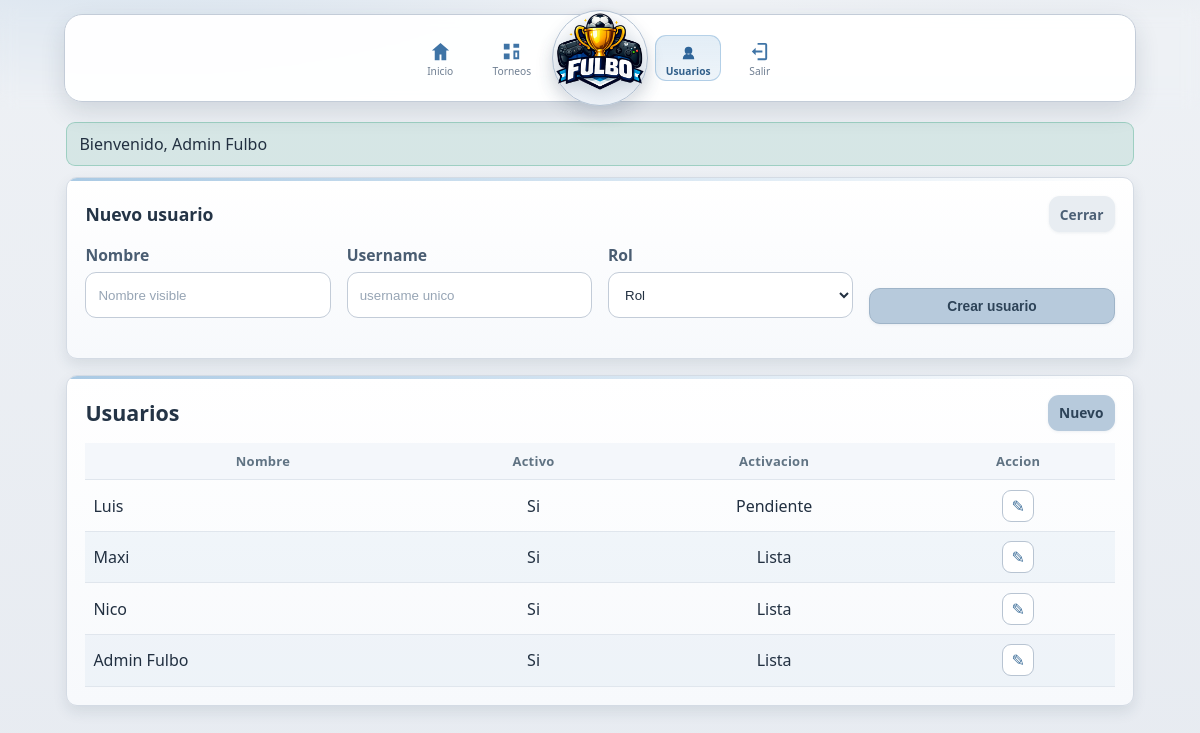
The app's page /admin/usuarios?form=1 (signed in) with its own data.
### tables this page shows
CREATE TABLE usuarios (
  id INT UNSIGNED AUTO_INCREMENT PRIMARY KEY,
  nombre VARCHAR(100) NOT NULL,
  username VARCHAR(50) NOT NULL UNIQUE,
  rol_id TINYINT UNSIGNED NOT NULL,
  activo TINYINT(1) NOT NULL DEFAULT 1,
  pin_hash VARCHAR(255) NULL,
  requiere_activacion TINYINT(1) NOT NULL DEFAULT 1,
  ultimo_login_at DATETIME NULL,
  fecha_creacion DATETIME NOT NULL DEFAULT CURRENT_TIMESTAMP,
  fecha_actualizacion DATETIME NOT NULL DEFAULT CURRENT_TIMESTAMP ON UPDATE CURRENT_TIMESTAMP,
  CONSTRAINT fk_usuarios_roles FOREIGN KEY (rol_id) REFERENCES roles(id)
);

### app/core/View.php (called while the page is built, shortened)
<?php
class View
{
    public function render(string $view, array $data = [], string $layout = 'layouts/app'): void
    {
        $viewFile = \root_path('views/' . $view . '.php');
        extract($data, EXTR_SKIP);
        require $viewFile;
    }
}

### app/controllers/AdminUserController.php (called while the page is built, shortened)
<?php
class AdminUserController extends BaseController
{
    private UserRepository $users;
    private RoleRepository $roles;
    public function __construct()
    {
        $this->users = new UserRepository();
        $this->roles = new RoleRepository();
    }
    public function index(Request $request): void
    {
        $showForm = $request->input('form') === '1';
        $editUser = null;
        $this->view->render('admin/users', [
            'title' => 'Gestion de usuarios',
            'users' => $this->users->all(null),
            'roles' => $this->roles->all(),
            'editUser' => $editUser,
            'showForm' => $showForm,
        ]);
    }
}

### public/index.php (called while the page is built, shortened)
<?php
require_once dirname(__DIR__) . '/app/helpers/common.php';
$router = new Router();
$request = new Request();
$router->dispatch($request);

### app/helpers/common.php (called while the page is built, shortened)
<?php
if (!function_exists('root_path')) {
    function root_path(string $path = ''): string
    {
        $root = dirname(__DIR__, 2);
        return $path !== '' ? $root . DIRECTORY_SEPARATOR . $path : $root;
    }
}
if (!function_exists('base_path_url')) {
    function base_path_url(): string
    {
        $app = config('app');
        $path = '';
        if (!empty($app['base_url'])) {
            $path = parse_url($app['base_url'], PHP_URL_PATH) ?: '';
        }
        $path = trim((string) $path);
        if ($path === '' || $path === '/') {
            return '';
        }
        return '/' . trim($path, '/');
    }
}
if (!function_exists('url')) {
    function url(string $path = '/'): string
    {
        $base = base_path_url();
        return $base . '/' . ltrim($path, '/');
    }
}
if (!function_exists('config')) {
    function config(string $file): array
    {
        static $cache = [];
        if (!isset($cache[$file])) {
            $cache[$file] = require root_path('config/' . $file . '.php');
        }
        return $cache[$file];
    }
}
if (!function_exists('e')) {
    function e(string|null $value): string
    {
        return htmlspecialchars((string) $value, ENT_QUOTES, 'UTF-8');
    }
}

### config/app.php (called while the page is built, shortened)
<?php
return [
    'name' => 'Fulbo',
    'env' => $_ENV['APP_ENV'] ?? 'production',
    'debug' => filter_var($_ENV['APP_DEBUG'] ?? false, FILTER_VALIDATE_BOOL),
    'base_url' => $_ENV['APP_URL'] ?? '',
    'timezone' => $_ENV['APP_TIMEZONE'] ?? 'America/Argentina/Buenos_Aires',
    'session_name' => 'fulbo_session',
    'csrf_key' => 'fulbo_csrf',
    'pwa_cache_version' => 'v1',
];

### config/database.php (called while the page is built, shortened)
<?php
return [
    'host' => $_ENV['DB_HOST'] ?? '127.0.0.1',
    'port' => (int) ($_ENV['DB_PORT'] ?? 3306),
    'name' => $_ENV['DB_NAME'] ?? 'fulbo',
    'user' => $_ENV['DB_USER'] ?? 'root',
    'pass' => $_ENV['DB_PASS'] ?? '',
    'charset' => 'utf8mb4',
];

### app/repositories/BaseRepository.php (called while the page is built, shortened)
<?php
abstract class BaseRepository
{
    public function __construct()
    {
        $this->db = Database::connection(config('database'));
    }
}

### app/core/Database.php (called while the page is built, shortened)
<?php
class Database
{
    private static ?PDO $pdo = null;
    public static function connection(array $config): PDO
    {
        if (self::$pdo instanceof PDO) {
            return self::$pdo;
        }
        $dsn = sprintf(
            'mysql:host=%s;port=%d;dbname=%s;charset=%s',
            $config['host'],
            $config['port'],
            $config['name'],
            $config['charset']
        );
        try {
            self::$pdo = new PDO($dsn, $config['user'], $config['pass'], [
                PDO::ATTR_ERRMODE => PDO::ERRMODE_EXCEPTION,
                PDO::ATTR_DEFAULT_FETCH_MODE => PDO::FETCH_ASSOC,
                PDO::ATTR_EMULATE_PREPARES => false,
            ]);
        } catch (PDOException $e) {
            throw new PDOException('No se pudo conectar a la base de datos.');
        }
        return self::$pdo;
    }
}

### app/repositories/UserRepository.php (called while the page is built, shortened)
<?php
class UserRepository extends BaseRepository
{
    public function all(?int $active = null): array
    {
        $sql = 'SELECT u.id, u.nombre, u.username, u.rol_id, u.activo, u.requiere_activacion, r.slug AS role_slug
                FROM usuarios u
                INNER JOIN roles r ON r.id = u.rol_id';
        $params = [];
        $sql .= ' ORDER BY u.fecha_creacion DESC';
        $stmt = $this->db->prepare($sql);
        $stmt->execute($params);
        return $stmt->fetchAll();
    }
}

### views/admin/users.php (the view, shortened to what this page needs)
<?php
$isEditing = !empty($editUser);
$formVisible = !empty($showForm) || $isEditing;
?>
<?php if ($formVisible): ?>
<section class="card admin-card">
    <div class="card-head">
        <h2><?= $isEditing ? 'Editar usuario' : 'Nuevo usuario' ?></h2>
        <a href="<?= e(url('/admin/usuarios')) ?>" class="btn btn-outline btn-sm">Cerrar</a>
    </div>
    <form method="post" action="<?= e(url($isEditing ? '/admin/usuarios/editar' : '/admin/usuarios/crear')) ?>" class="grid-form admin-form-grid">
        <label class="admin-label">
            Nombre
            <input name="nombre" required placeholder="Nombre visible" value="<?= e($editUser['nombre'] ?? '') ?>">
        </label>
        <label class="admin-label">
            Username
            <input name="username" required placeholder="username unico" value="<?= e($editUser['username'] ?? '') ?>">
        </label>
        <label class="admin-label">
            Rol
            <select name="rol_id" required>
                <option value="">Rol</option>
            </select>
        </label>
        <div class="admin-actions-row">
            <button class="btn btn-primary btn-sm btn-block" type="submit"><?= $isEditing ? 'Guardar cambios' : 'Crear usuario' ?></button>
        </div>
    </form>
</section>
<?php endif; ?>
<section class="card admin-card">
    <div class="card-head">
        <h1>Usuarios</h1>
        <a href="<?= e(url('/admin/usuarios?form=1')) ?>" class="btn btn-primary btn-sm">Nuevo</a>
    </div>
    <div class="table-wrap">
        <table class="users-table">
            <thead><tr><th>Nombre</th><th>Activo</th><th>Activacion</th><th>Accion</th></tr></thead>
            <tbody>
            <?php foreach ($users as $u): ?>
                <tr>
                    <td><?= e($u['nombre']) ?></td>
                    <td><?= (int) $u['activo'] === 1 ? 'Si' : 'No' ?></td>
                    <td><?= (int) $u['requiere_activacion'] === 1 ? 'Pendiente' : 'Lista' ?></td>
                    <td>
                        <a class="icon-link" title="Editar" href="<?= e(url('/admin/usuarios?edit_id=' . (int) $u['id'])) ?>">✎</a>
                    </td>
                </tr>
            <?php endforeach; ?>
            </tbody>
        </table>
    </div>
</section>

### public/assets/css/app.css (style rules this page uses)
:root { --bg: #eef1f5; --bg-soft: #e7ebf1; --surface: #ffffff; --surface-soft: #f7f9fc; --line: #d4dbe4; --line-strong: #c3ccd8; --text: #223041; --muted: #6f7f92; --accent: #3f74a6; --accent-soft: #71a6d2; --success: #34a47f; --danger: #cf5468; --radius-sm: 9px; --radius-md: 11px; --radius-lg: 18px; --space-1: .25rem; --space-2: .5rem; --space-3: .75rem; --space-4: 1rem; --space-5: 1.25rem; --shadow-1: 0 6px 14px rgba(34, 54, 78, .1); --shadow-2: 0 10px 24px rgba(34, 54, 78, .14); --table-row-even: rgba(116, 160, 201, .08); --table-row-hover: rgba(116, 160, 201, .14); }
* { box-sizing: border-box; }
html, body { overflow-x: hidden; overscroll-behavior-y: none; }
html.no-scroll, html.no-scroll body { overflow-y: hidden; }
body { margin: 0; min-height: 100vh; color: var(--text); font-family: "Trebuchet MS", "Segoe UI", sans-serif; background: radial-gradient(900px 340px at 12% -12%, rgba(120, 168, 211, .26), transparent 60%), radial-gradient(1000px 360px at 88% -25%, rgba(180, 194, 212, .42), transparent 64%), linear-gradient(180deg, var(--bg), var(--bg-soft)); }
a { color: var(--accent); text-decoration: none; }
h1, h2, h3 { margin: 0; }
section.card + section.card { margin-top: calc(var(--space-4) - var(--space-1)); }
.hero, .card, .auth-card { border: 1px solid var(--line); border-radius: var(--radius-md); background: linear-gradient(180deg, var(--surface), var(--surface-soft)); box-shadow: var(--shadow-1); }
.card h1, .card h2, .card h3 { color: #243446; }
.card h1 { font-size: 1.34rem; font-weight: 700; }
.card h2 { font-size: 1.1rem; font-weight: 700; }
label { color: #4a5d72; font-size: .96rem; font-weight: 600; }
.card { position: relative; overflow: hidden; padding: 1.05rem; }
.card::before { content: ""; position: absolute; top: 0; left: 0; right: 0; height: 3px; border-radius: var(--radius-md) var(--radius-md) 0 0; background: linear-gradient(90deg, rgba(113, 166, 210, .6), rgba(113, 166, 210, 0)); }
.card { margin-bottom: var(--space-4); }
.card-head { display: flex; justify-content: space-between; align-items: center; gap: .6rem; margin-bottom: var(--space-3); }
.grid-form { display: grid; gap: .65rem; grid-template-columns: repeat(auto-fit, minmax(180px, 1fr)); align-items: end; }
input, select, button { width: 100%; border-radius: var(--radius-md); border: 1px solid var(--line-strong); background: #fff; color: var(--text); min-height: 46px; padding: .66rem .75rem; transition: border-color .16s ease, box-shadow .16s ease, background-color .16s ease, transform .12s ease; }
select { line-height: 1.25; }
input::placeholder { color: #97a5b5; }
input, select, button, a { touch-action: manipulation; }
button { cursor: pointer; }
.btn { display: inline-flex; justify-content: center; align-items: center; font-weight: 700; }
.btn-primary { background: #b7cadc; border-color: #9fb4c8; color: #2d4358; box-shadow: 0 1px 3px rgba(91, 122, 152, .1); }
.btn-outline { background: #e8edf2; border-color: #b3c2d2; color: #4c6076; box-shadow: 0 1px 3px rgba(80, 104, 129, .1); }
.btn-sm { width: auto; min-height: 36px; padding: .48rem .7rem; font-size: .86rem; }
.btn-block { width: 100%; }
button, .btn, .nav-icon-link, .icon-link, .install-btn { border-radius: var(--radius-md); }
.table-wrap { width: 100%; overflow-x: auto; }
table { width: 100%; min-width: 0; border-collapse: collapse; }
th, td { padding: .58rem .5rem; border-bottom: 1px solid #e0e6ed; }
td { text-align: left; }
th { text-align: center; color: #607383; font-size: .81rem; letter-spacing: .02em; background: #f4f7fb; font-weight: 700; }
tbody tr:nth-child(even) td { background: var(--table-row-even); }
.admin-card { padding: 1.15rem; }
.admin-form-grid { gap: 1rem; margin-bottom: 1rem; }
.admin-label { display: grid; gap: .38rem; margin-bottom: .35rem; font-size: .98rem; }
.admin-actions-row { display: flex; align-items: center; gap: .6rem; flex-wrap: wrap; }
.icon-link { display: inline-flex; align-items: center; justify-content: center; width: 32px; height: 32px; border-radius: var(--radius-sm); border: 1px solid #b8c4d2; background: #fff; color: #3d6e99; font-size: 1rem; }
.users-table td:nth-child(1) { text-align: left; }
.users-table td:nth-child(2), .users-table td:nth-child(3), .users-table td:nth-child(4) { text-align: center; }

### records on screen
usuarios: nombre "Luis", activo "Si", requiere_activacion "Pendiente"
usuarios: nombre "Maxi", activo "Si", requiere_activacion "Lista"
usuarios: nombre "Nico", activo "Si", requiere_activacion "Lista"
usuarios: nombre "Admin Fulbo", activo "Si", requiere_activacion "Lista"

### other values on screen
$flash['message'] "Bienvenido, Admin Fulbo"
